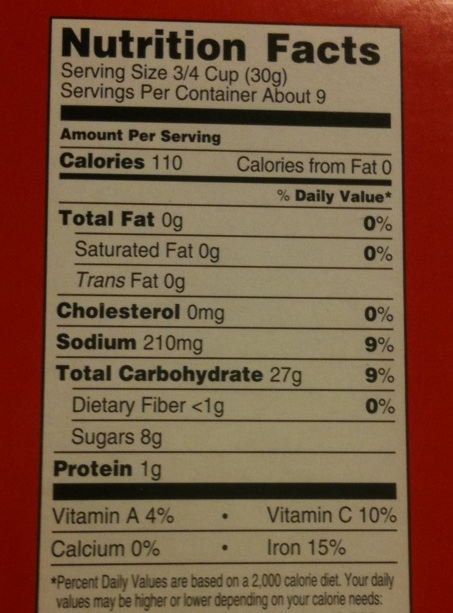
//> input picture 1.jpg, 453 x 613 px
$ ./shape ../1.jpg ../10.jpg   (built with g++ and OpenCV 4)
//> lines starting //> are read from the running program, lines starting //| are printed output that depends on the picture
/*
 * shape_context.cpp -- Shape context demo for shape matching
 */

#include "opencv2/shape.hpp"
#include "opencv2/imgcodecs.hpp"
#include "opencv2/highgui.hpp"
#include "opencv2/imgproc.hpp"
#include "opencv2/features2d.hpp"
#include "opencv2/xfeatures2d.hpp"
#include <opencv2/core/utility.hpp>
#include <iostream>
#include <string>

using namespace std;
using namespace cv;
using namespace cv::xfeatures2d;

static void help()
{
    printf("\nThis program demonstrates how to use common interface for shape transformers\n"
           "Call\n"
           "shape_transformation [image1] [image2]\n");
}

int main(int argc, char** argv)
{
    help();
    Mat img1 = imread(argv[1], IMREAD_GRAYSCALE);
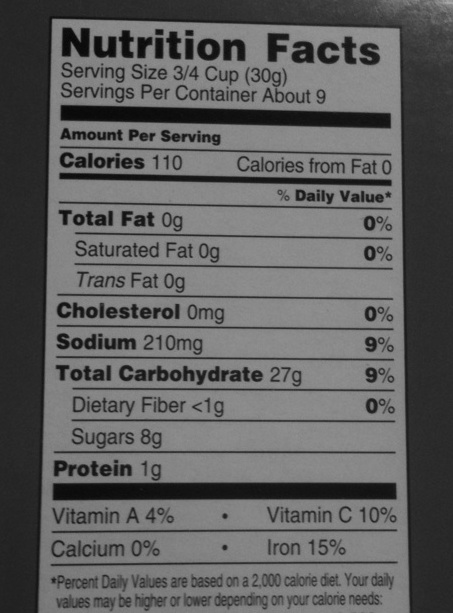
//> img1: 613 rows x 453 cols, CV_8UC1; min 4, max 170, mean 94.9
    Mat img2 = imread(argv[2], IMREAD_GRAYSCALE);
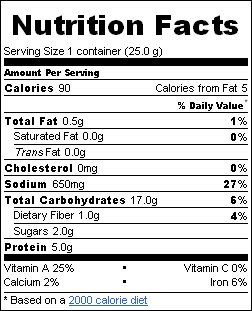
//> input picture 10.jpg, 252 x 311 px
//> img2: 311 rows x 252 cols, CV_8UC1; min 0, max 255, mean 207.3
    if(img1.empty() || img2.empty() || argc<2)
    {
        printf("Can't read one of the images\n");
        return -1;
    }

    // detecting keypoints & computing descriptors
//> (the run ends here: the program stops with an error, at `Ptr<SURF> surf = SURF::create(5000);`)
